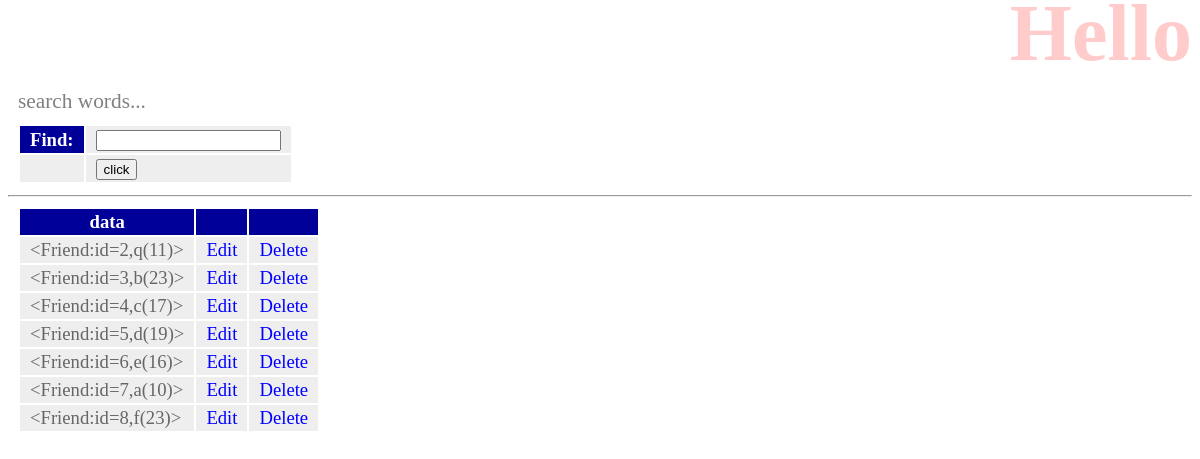
/hello/find, run on the app's committed database.
### hello/models.py (models this page shows)
class Friend(models.Model):
  name = models.CharField(max_length = 100)
  mail = models.EmailField(max_length = 200)
  gender = models.BooleanField()
  age = models.IntegerField(default = 0)
  birthday = models.DateField()
  def __str__(self):
    return '<Friend:id=' + str(self.id) + ',' + \
        self.name + '(' + str(self.age) + ')>'

### hello/views.py (the view)
# urls.py: path('find', views.find, name='find'),
def find(request):
    if (request.method == 'POST'):
      msg = request.POST['find']
      form = FindForm(request.POST)
      sql = 'select * from hello_friend'
      str = request.POST['find']
      if(msg != ''):
        sql += 'where' + msg
      data = Friend.objects.raw(sql)
      msg = sql
    else:
        msg = 'search words...'
        form = FindForm()
        data = Friend.objects.all()
    params = {
      'title': 'Hello',
      'message': msg,
      'form': form,
      'data': data,
    }
    return render(request, 'hello/find.html', params)

### hello/forms.py
class FindForm(forms.Form):
    find = forms.CharField(label = 'Find', required = False)

### hello/templates/hello/find.html (shortened to what this page needs)
{% load static %}
<!doctype html>
<html lang = "ja">
<head>
  <link rel = "stylesheet" type = "text/css"
        href = "{% static 'hello/css/style.css' %}" />
</head>
<body>
  <h1>{{title}}</h1>
  <p>{{message|safe}}</p>
  <table>
    <form action = "{% url 'find' %}" method = "post">
    {{ form }}
    <tr><td></td><td><input type ="submit" value = "click"></td></tr>
    </form>
  </table>
  <hr>
  <table>
    <tr>
      <th>data</th>
      <th></th>
      <th></th>
    </tr>
  {% for item in data %}
  <tr>
      <td>{{item}}</td>
      <td><a href = "{% url 'edit' item.id %}">Edit</a></td>
      <td><a href = "{% url 'delete' item.id %}">Delete</a></td>
  </tr>
  {% endfor %}
  </table>
</body>
</html>

### hello/static/hello/css/style.css (style rules this page uses)
body { color:gray; font-size: 16pt; }
h1 { color: red; opacity: 0.2; font-size: 60pt; margin-top: -20px; margin-bottom: 0px; text-align: right; }
p { margin: 10px; }
a { color: blue; text-decoration: none; }
table { margin: 10px; font-size: 14pt; }
table tr th { background-color: #009; color: white; padding: 2px 10px; border-width: 2px; }
table tr td { background-color: #eee; color: #666; padding: 2px 10px; border-width: 2px; }

### data on the page
Friend: id+name+age "<Friend:id=2,q(11)>"
Friend: id+name+age "<Friend:id=3,b(23)>"
Friend: id+name+age "<Friend:id=4,c(17)>"
Friend: id+name+age "<Friend:id=5,d(19)>"
Friend: id+name+age "<Friend:id=6,e(16)>"
Friend: id+name+age "<Friend:id=7,a(10)>"
Friend: id+name+age "<Friend:id=8,f(23)>"

### other printed values
{{ message|safe }} "search words..."
